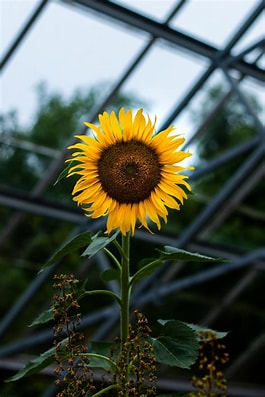
#> input picture sunflower.jpg, 265 x 397 px
$ python contours.py
#> lines starting #> are read from the running program, lines starting #| are printed output that depends on the picture; after the words box and inside, x2 and y2 are one past the last pixel; in counts of white or black regions, pixels touching at a corner belong together
import cv2 as cv
import numpy as np
img = cv.imread('sunflower.jpg')
#> img is the input picture: shape (397, 265, 3); mean B, G, R 78.3, 90.3, 83.3
cv.imshow('sunflower', img)

#converting into grayscale

gray = cv.cvtColor(img,cv.COLOR_BGR2GRAY)
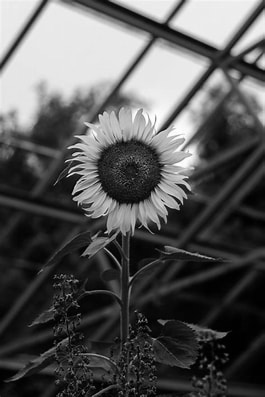
#> gray: shape (397, 265); min 0, max 255, mean 86.8
cv.imshow('gray', gray)

#detecting the edges in the image

canny = cv.Canny(img,125,175)
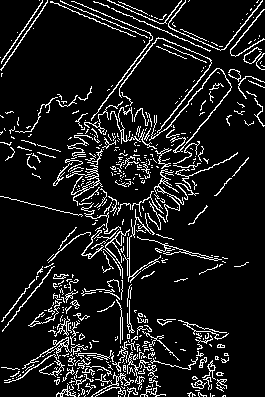
#> canny: shape (397, 265); 10.6% white in thin lines or dots
cv.imshow('canny', canny)

#detecting contours

contours,hierarchies = cv.findContours(canny,cv.RETR_LIST,cv.CHAIN_APPROX_SIMPLE)
#> contours = 639 contours, 588 with area under 20; largest, box (x1, y1, x2, y2) and area: (22, 337, 87, 369) 142, (149, 68, 232, 153) 128, (66, 165, 103, 206) 108, (119, 37, 212, 133) 98, (105, 229, 130, 279) 88
#number of contours is a list
#so we can find the number of contours using the len()
print(len(contours))
#| 639

#Thresholding
#i.e.,if any pixels are below the threshold value,in our case it is 125,then it will set those pixels
#to the minimum threshold value

ret,thresh = cv.threshold(gray,125,225,cv.THRESH_BINARY)
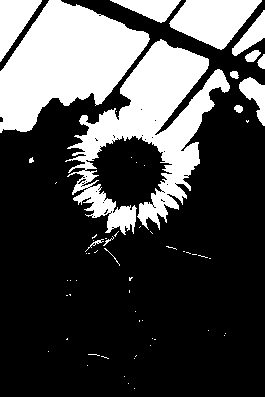
#> thresh: shape (397, 265); values 0 (black) and 225 (white), 29.5% white; 62 white regions (47 under 20 px), largest, box (x1, y1, x2, y2) and area: (65, 39, 230, 235) 12557, (0, 0, 150, 133) 11580, (169, 0, 262, 50) 2878
cv.imshow('thresholded', thresh)

#blur the image
blur = cv.blur(img,(5,5),cv.BORDER_DEFAULT)
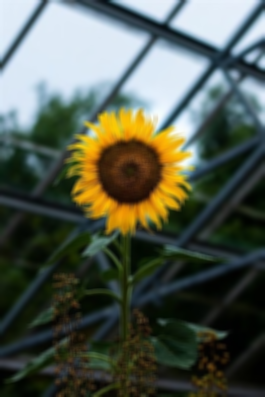
#> blur: shape (397, 265, 3); mean B, G, R 78.3, 90.3, 83.2
cv.imshow('blurred',blur)

#if we detect the edges again

canny = cv.Canny(blur,125,175)
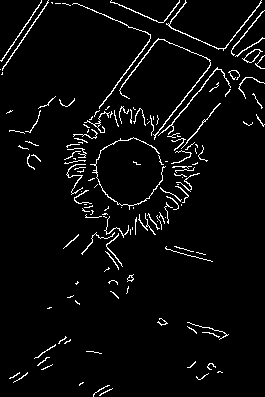
#> canny: shape (397, 265); 4.1% white in thin lines or dots
cv.imshow('canny1', canny)

#if we call in the contours again
contours,hierarchies = cv.findContours(canny,cv.RETR_LIST,cv.CHAIN_APPROX_SIMPLE)
#> contours = 152 contours, 136 with area under 20; largest, box (x1, y1, x2, y2) and area: (242, 49, 263, 63) 122, (244, 49, 261, 63) 104, (119, 38, 211, 140) 103, (166, 0, 262, 51) 72, (72, 3, 151, 109) 66
print(len(contours))
#| 152
#we observe the number of contours will be reduced a lot

#we shall draw the contours on an blank image with dimensions = our img dimensions
#we shall color the contours red
blank = np.zeros(img.shape,dtype = 'uint8')
cv.imshow('blankimage',blank)

cv.drawContours(blank,contours,-1,(0,0,255),2)
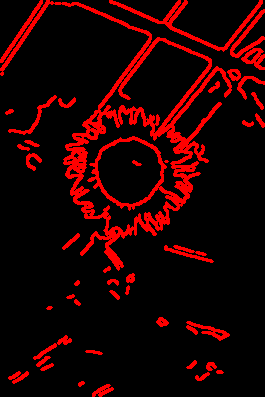
#> blank: shape (397, 265, 3); mean of channels 0, 1, 2 0, 0, 33; drawn as B, G, R
cv.imshow('contoursonblankimage',blank)

cv.waitKey(0)
